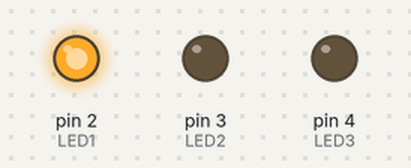
The sketch below on a simulated Arduino Uno, built with avr-gcc and run on an emulated ATmega328P. Shown: output pins drawn as LEDs (lit = HIGH).

Above: at 0.05 s.
At 0.75 s:
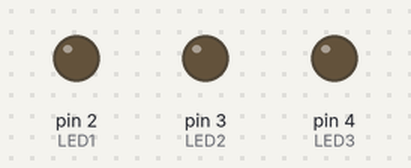
At 1.45 s:
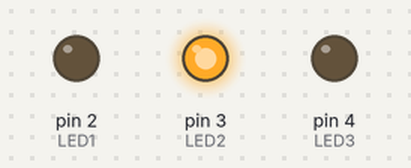
At 2.85 s:
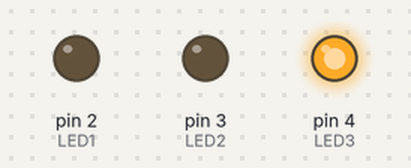
Timing chart, 0 to 3.1 s (numbered marks = the images above):
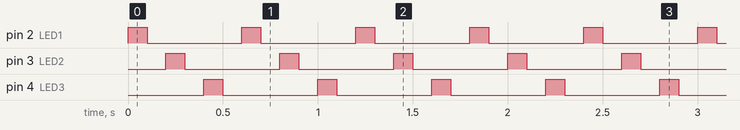

Measured:
- by itself, pin 2 (LED1), pin 3 (LED2), pin 4 (LED3): alternates HIGH for 0.10 s and LOW for 0.50 s

The sketch:

leds_rgb_colors1.ino
```cpp
int LED1 = 2;
int LED2 = 3;
int LED3 = 4;

void setup()
{
 pinMode(LED1, OUTPUT);
 pinMode(LED2, OUTPUT);
 pinMode(LED3, OUTPUT);
}

void loop()
{
  digitalWrite(LED1, HIGH);
  delay(100); // millisecond(s)
  digitalWrite(LED1, LOW);
  delay(100); // millisecond(s)
  digitalWrite(LED2 ,HIGH);
  delay(100); // millisecond(s)
  digitalWrite(LED2, LOW);
  delay(100); // millisecond(s)
  digitalWrite(LED3, HIGH);
  delay(100); // millisecond(s)
  digitalWrite(LED3, LOW);
  delay(100); // millisecond(s)
}
```
